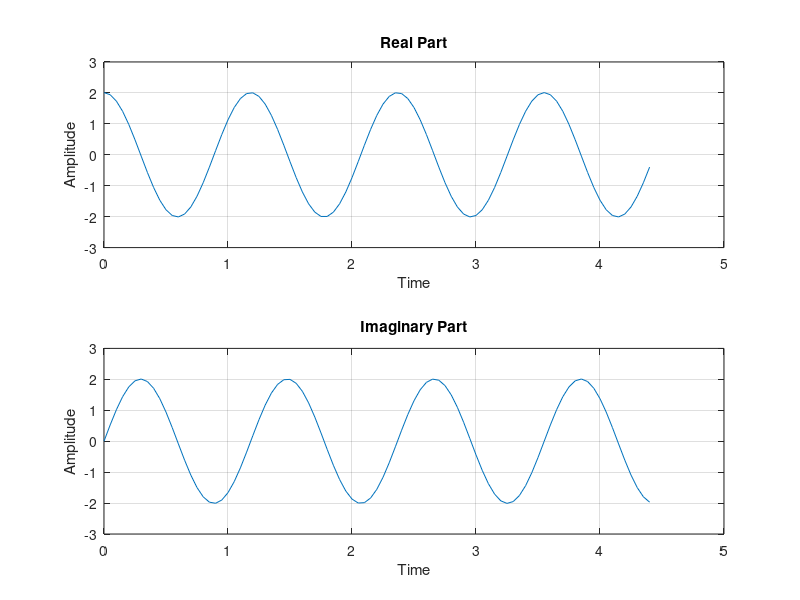

MATLAB code to generate this figure:
clc; clear; close all;

t=0:0.05:4.4;
A=3;
p=-0.4;
w=2*p*(1250);
X=A*exp((i*w*t)+p);

% Plotting Real Part
subplot(2,1,1);
plot(t,real(X));
title('Real Part');
xlabel('Time');
ylabel('Amplitude');
grid

% Pllotting Imag Part 
subplot(2,1,2);
plot(t,imag(X));
title('Imaginary Part');
xlabel('Time');
ylabel('Amplitude');
grid on;
